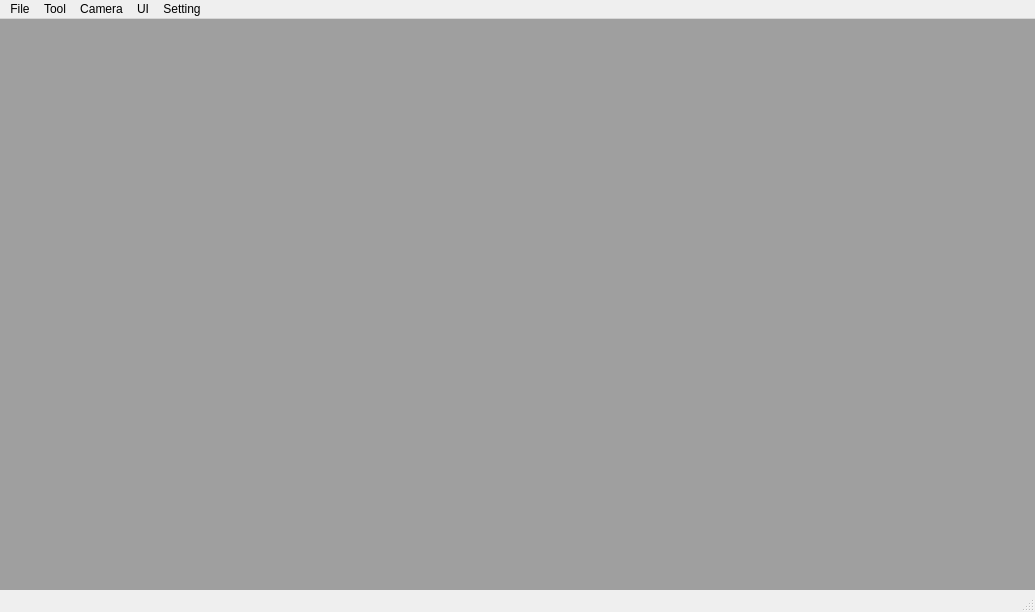
<?xml version="1.0" encoding="UTF-8"?>
<ui version="4.0">
 <class>MainWindow</class>
 <widget class="QMainWindow" name="MainWindow">
  <property name="geometry">
   <rect>
    <x>0</x>
    <y>0</y>
    <width>1035</width>
    <height>612</height>
   </rect>
  </property>
  <property name="windowTitle">
   <string>MainWindow</string>
  </property>
  <widget class="QWidget" name="centralwidget">
   <widget class="QMdiArea" name="mdiArea">
    <property name="geometry">
     <rect>
      <x>0</x>
      <y>0</y>
      <width>1041</width>
      <height>571</height>
     </rect>
    </property>
   </widget>
  </widget>
  <widget class="QMenuBar" name="menubar">
   <property name="geometry">
    <rect>
     <x>0</x>
     <y>0</y>
     <width>1035</width>
     <height>22</height>
    </rect>
   </property>
   <widget class="QMenu" name="menuFile">
    <property name="title">
     <string>File</string>
    </property>
   </widget>
   <widget class="QMenu" name="menuTool">
    <property name="title">
     <string>Tool</string>
    </property>
    <addaction name="actionTakeImage"/>
    <addaction name="actionDetect"/>
    <addaction name="actionCheckSystem"/>
    <addaction name="actionLoadModel"/>
   </widget>
   <widget class="QMenu" name="menuCamera">
    <property name="title">
     <string>Camera</string>
    </property>
    <addaction name="actionConnect"/>
    <addaction name="actionDisconnect"/>
    <addaction name="actionLive"/>
   </widget>
   <widget class="QMenu" name="menuUI">
    <property name="title">
     <string>UI</string>
    </property>
    <addaction name="actionAuto"/>
    <addaction name="actionLabel"/>
    <addaction name="actionTraining"/>
   </widget>
   <widget class="QMenu" name="menuSetting">
    <property name="title">
     <string>Setting</string>
    </property>
    <addaction name="actionParameter"/>
   </widget>
   <addaction name="menuFile"/>
   <addaction name="menuTool"/>
   <addaction name="menuCamera"/>
   <addaction name="menuUI"/>
   <addaction name="menuSetting"/>
  </widget>
  <widget class="QStatusBar" name="statusbar"/>
  <action name="actionTakeImage">
   <property name="text">
    <string>TakeImage</string>
   </property>
  </action>
  <action name="actionDetect">
   <property name="text">
    <string>Detect</string>
   </property>
  </action>
  <action name="actionAuto">
   <property name="text">
    <string>Auto</string>
   </property>
  </action>
  <action name="actionLabel">
   <property name="text">
    <string>Label</string>
   </property>
  </action>
  <action name="actionTraining">
   <property name="text">
    <string>Training</string>
   </property>
  </action>
  <action name="actionCheckSystem">
   <property name="text">
    <string>CheckSystem</string>
   </property>
  </action>
  <action name="actionLoadModel">
   <property name="text">
    <string>LoadModel</string>
   </property>
  </action>
  <action name="actionParameter">
   <property name="text">
    <string>Parameter</string>
   </property>
  </action>
  <action name="actionConnect">
   <property name="text">
    <string>Connect</string>
   </property>
  </action>
  <action name="actionDisconnect">
   <property name="text">
    <string>Disconnect</string>
   </property>
  </action>
  <action name="actionLive">
   <property name="text">
    <string>Live</string>
   </property>
  </action>
 </widget>
 <resources/>
 <connections/>
</ui>
